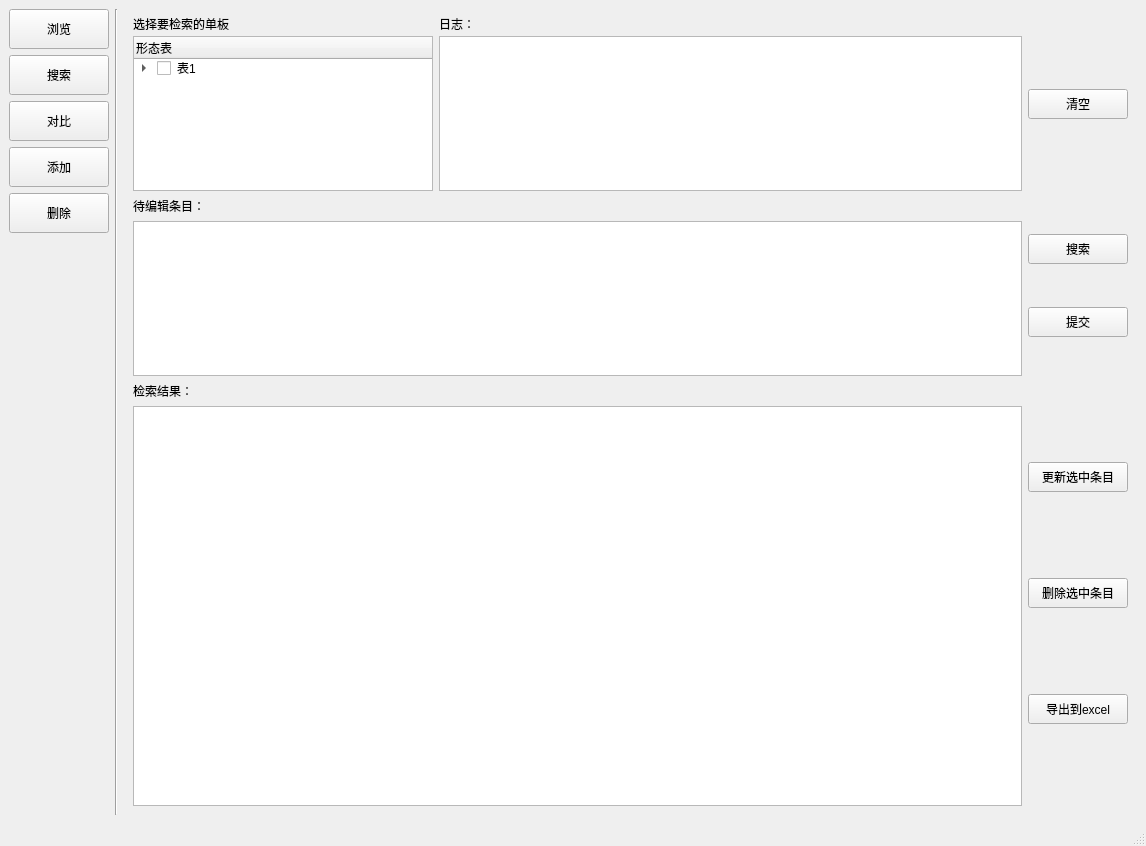
<?xml version="1.0" encoding="UTF-8"?>
<ui version="4.0">
 <class>MainWindow</class>
 <widget class="QMainWindow" name="MainWindow">
  <property name="geometry">
   <rect>
    <x>0</x>
    <y>0</y>
    <width>1142</width>
    <height>782</height>
   </rect>
  </property>
  <property name="windowTitle">
   <string>MainWindow</string>
  </property>
  <widget class="QWidget" name="centralwidget">
   <layout class="QVBoxLayout" name="verticalLayout_4">
    <item>
     <layout class="QHBoxLayout" name="horizontalLayout">
      <item>
       <layout class="QVBoxLayout" name="verticalLayout">
        <property name="sizeConstraint">
         <enum>QLayout::SetDefaultConstraint</enum>
        </property>
        <item>
         <widget class="QPushButton" name="pushButton_1">
          <property name="minimumSize">
           <size>
            <width>100</width>
            <height>40</height>
           </size>
          </property>
          <property name="text">
           <string>浏览</string>
          </property>
         </widget>
        </item>
        <item>
         <widget class="QPushButton" name="pushButton_2">
          <property name="minimumSize">
           <size>
            <width>100</width>
            <height>40</height>
           </size>
          </property>
          <property name="text">
           <string>搜索</string>
          </property>
         </widget>
        </item>
        <item>
         <widget class="QPushButton" name="pushButton_3">
          <property name="minimumSize">
           <size>
            <width>100</width>
            <height>40</height>
           </size>
          </property>
          <property name="text">
           <string>对比</string>
          </property>
         </widget>
        </item>
        <item>
         <widget class="QPushButton" name="pushButton_4">
          <property name="minimumSize">
           <size>
            <width>100</width>
            <height>40</height>
           </size>
          </property>
          <property name="text">
           <string>添加</string>
          </property>
         </widget>
        </item>
        <item>
         <widget class="QPushButton" name="pushButton_5">
          <property name="minimumSize">
           <size>
            <width>100</width>
            <height>40</height>
           </size>
          </property>
          <property name="text">
           <string>删除</string>
          </property>
         </widget>
        </item>
        <item>
         <widget class="QWidget" name="white" native="true"/>
        </item>
       </layout>
      </item>
      <item>
       <widget class="Line" name="line">
        <property name="orientation">
         <enum>Qt::Vertical</enum>
        </property>
       </widget>
      </item>
      <item>
       <widget class="QStackedWidget" name="stackedWidget_1">
        <property name="currentIndex">
         <number>3</number>
        </property>
        <widget class="QWidget" name="page_3">
         <layout class="QHBoxLayout" name="horizontalLayout_2">
          <item>
           <layout class="QVBoxLayout" name="verticalLayout_2">
            <item>
             <layout class="QFormLayout" name="formLayout">
              <item row="0" column="0">
               <widget class="QLabel" name="label_2">
                <property name="text">
                 <string>检索条件：</string>
                </property>
               </widget>
              </item>
              <item row="1" column="0">
               <widget class="QCheckBox" name="checkBox">
                <property name="text">
                 <string>业务名称</string>
                </property>
               </widget>
              </item>
              <item row="1" column="1">
               <widget class="QLineEdit" name="lineEdit_2"/>
              </item>
              <item row="2" column="0">
               <widget class="QCheckBox" name="checkBox_2">
                <property name="text">
                 <string>位宽（bit）</string>
                </property>
               </widget>
              </item>
              <item row="2" column="1">
               <widget class="QLineEdit" name="lineEdit_3">
                <property name="text">
                 <string/>
                </property>
               </widget>
              </item>
              <item row="3" column="0">
               <widget class="QCheckBox" name="checkBox_3">
                <property name="text">
                 <string>条数（K）</string>
                </property>
               </widget>
              </item>
              <item row="3" column="1">
               <widget class="QLineEdit" name="lineEdit"/>
              </item>
              <item row="4" column="0">
               <widget class="QCheckBox" name="checkBox_4">
                <property name="text">
                 <string>TID位宽</string>
                </property>
               </widget>
              </item>
              <item row="4" column="1">
               <widget class="QLineEdit" name="lineEdit_4"/>
              </item>
              <item row="5" column="0">
               <widget class="QCheckBox" name="checkBox_5">
                <property name="text">
                 <string>TID值</string>
                </property>
               </widget>
              </item>
              <item row="5" column="1">
               <widget class="QLineEdit" name="lineEdit_5"/>
              </item>
              <item row="6" column="0">
               <widget class="QCheckBox" name="checkBox_6">
                <property name="text">
                 <string>SubTid位宽</string>
                </property>
               </widget>
              </item>
              <item row="6" column="1">
               <widget class="QLineEdit" name="lineEdit_6"/>
              </item>
              <item row="7" column="0">
               <widget class="QCheckBox" name="checkBox_8">
                <property name="text">
                 <string>subTid值</string>
                </property>
               </widget>
              </item>
              <item row="7" column="1">
               <widget class="QLineEdit" name="lineEdit_7"/>
              </item>
              <item row="8" column="0">
               <widget class="QCheckBox" name="checkBox_7">
                <property name="text">
                 <string>存储位置</string>
                </property>
               </widget>
              </item>
              <item row="8" column="1">
               <widget class="QLineEdit" name="lineEdit_8"/>
              </item>
              <item row="9" column="0">
               <widget class="QCheckBox" name="checkBox_21">
                <property name="text">
                 <string>算法表ID</string>
                </property>
               </widget>
              </item>
              <item row="9" column="1">
               <widget class="QLineEdit" name="lineEdit_9"/>
              </item>
              <item row="10" column="0">
               <widget class="QCheckBox" name="checkBox_9">
                <property name="text">
                 <string>算法表规格（K）</string>
                </property>
               </widget>
              </item>
              <item row="10" column="1">
               <widget class="QLineEdit" name="lineEdit_10"/>
              </item>
              <item row="11" column="0">
               <widget class="QCheckBox" name="checkBox_22">
                <property name="text">
                 <string>动作表ID</string>
                </property>
               </widget>
              </item>
              <item row="11" column="1">
               <widget class="QLineEdit" name="lineEdit_11"/>
              </item>
              <item row="12" column="0">
               <widget class="QCheckBox" name="checkBox_10">
                <property name="text">
                 <string>测试规格（K）</string>
                </property>
               </widget>
              </item>
              <item row="12" column="1">
               <widget class="QLineEdit" name="lineEdit_12"/>
              </item>
              <item row="13" column="0">
               <widget class="QCheckBox" name="checkBox_24">
                <property name="text">
                 <string>单多播</string>
                </property>
               </widget>
              </item>
              <item row="13" column="1">
               <widget class="QLineEdit" name="lineEdit_13"/>
              </item>
              <item row="14" column="0">
               <widget class="QCheckBox" name="checkBox_12">
                <property name="text">
                 <string>index/data</string>
                </property>
               </widget>
              </item>
              <item row="14" column="1">
               <widget class="QLineEdit" name="lineEdit_14"/>
              </item>
              <item row="15" column="0">
               <widget class="QCheckBox" name="checkBox_23">
                <property name="text">
                 <string>TCAM起始地址</string>
                </property>
               </widget>
              </item>
              <item row="15" column="1">
               <widget class="QLineEdit" name="lineEdit_15"/>
              </item>
              <item row="16" column="0">
               <widget class="QCheckBox" name="checkBox_11">
                <property name="text">
                 <string>TBLM_ID</string>
                </property>
               </widget>
              </item>
              <item row="16" column="1">
               <widget class="QLineEdit" name="lineEdit_16"/>
              </item>
              <item row="17" column="0">
               <widget class="QCheckBox" name="checkBox_17">
                <property name="text">
                 <string>落地部门</string>
                </property>
               </widget>
              </item>
              <item row="17" column="1">
               <widget class="QLineEdit" name="lineEdit_17"/>
              </item>
              <item row="18" column="0">
               <widget class="QCheckBox" name="checkBox_18">
                <property name="text">
                 <string>落地负责人</string>
                </property>
               </widget>
              </item>
              <item row="18" column="1">
               <widget class="QLineEdit" name="lineEdit_18"/>
              </item>
              <item row="19" column="0">
               <widget class="QCheckBox" name="checkBox_20">
                <property name="text">
                 <string>落地情况确认</string>
                </property>
               </widget>
              </item>
              <item row="19" column="1">
               <widget class="QLineEdit" name="lineEdit_19"/>
              </item>
              <item row="20" column="0">
               <widget class="QCheckBox" name="checkBox_19">
                <property name="text">
                 <string>备注</string>
                </property>
               </widget>
              </item>
              <item row="20" column="1">
               <widget class="QLineEdit" name="lineEdit_20"/>
              </item>
              <item row="21" column="0">
               <widget class="QCheckBox" name="checkBox_13">
                <property name="text">
                 <string>server type位宽</string>
                </property>
               </widget>
              </item>
              <item row="21" column="1">
               <widget class="QLineEdit" name="lineEdit_21"/>
              </item>
              <item row="22" column="0">
               <widget class="QCheckBox" name="checkBox_14">
                <property name="text">
                 <string>server type值</string>
                </property>
               </widget>
              </item>
              <item row="22" column="1">
               <widget class="QLineEdit" name="lineEdit_22"/>
              </item>
              <item row="23" column="0">
               <widget class="QCheckBox" name="checkBox_15">
                <property name="text">
                 <string>单板名称</string>
                </property>
               </widget>
              </item>
              <item row="23" column="1">
               <widget class="QLineEdit" name="lineEdit_23"/>
              </item>
              <item row="24" column="0">
               <widget class="QCheckBox" name="checkBox_16">
                <property name="text">
                 <string>CheckBox</string>
                </property>
               </widget>
              </item>
              <item row="24" column="1">
               <widget class="QLineEdit" name="lineEdit_24"/>
              </item>
              <item row="25" column="0">
               <widget class="QCheckBox" name="checkBox_25">
                <property name="text">
                 <string>CheckBox</string>
                </property>
               </widget>
              </item>
              <item row="25" column="1">
               <widget class="QLineEdit" name="lineEdit_25"/>
              </item>
              <item row="26" column="1">
               <widget class="QDialogButtonBox" name="buttonBox">
                <property name="maximumSize">
                 <size>
                  <width>220</width>
                  <height>25</height>
                 </size>
                </property>
                <property name="orientation">
                 <enum>Qt::Horizontal</enum>
                </property>
                <property name="standardButtons">
                 <set>QDialogButtonBox::Apply|QDialogButtonBox::Reset</set>
                </property>
               </widget>
              </item>
             </layout>
            </item>
           </layout>
          </item>
          <item>
           <layout class="QVBoxLayout" name="verticalLayout_3">
            <item>
             <widget class="QLabel" name="label">
              <property name="text">
               <string>检索结果：</string>
              </property>
             </widget>
            </item>
            <item>
             <widget class="QTableWidget" name="tableWidget_2">
              <property name="minimumSize">
               <size>
                <width>700</width>
                <height>630</height>
               </size>
              </property>
             </widget>
            </item>
            <item alignment="Qt::AlignRight">
             <widget class="QPushButton" name="pushButton_10">
              <property name="minimumSize">
               <size>
                <width>100</width>
                <height>0</height>
               </size>
              </property>
              <property name="maximumSize">
               <size>
                <width>100</width>
                <height>25</height>
               </size>
              </property>
              <property name="text">
               <string>导出到Excel</string>
              </property>
             </widget>
            </item>
           </layout>
          </item>
         </layout>
        </widget>
        <widget class="QWidget" name="page_5">
         <layout class="QVBoxLayout" name="verticalLayout_5">
          <item>
           <widget class="QLabel" name="label_3">
            <property name="text">
             <string>形态表：</string>
            </property>
           </widget>
          </item>
          <item>
           <widget class="QComboBox" name="comboBox">
            <property name="maximumSize">
             <size>
              <width>200</width>
              <height>16777215</height>
             </size>
            </property>
            <property name="currentIndex">
             <number>-1</number>
            </property>
           </widget>
          </item>
          <item>
           <widget class="QLabel" name="label_4">
            <property name="text">
             <string>当前形态：</string>
            </property>
           </widget>
          </item>
          <item>
           <widget class="QTabWidget" name="tabWidget">
            <property name="tabPosition">
             <enum>QTabWidget::South</enum>
            </property>
            <property name="currentIndex">
             <number>0</number>
            </property>
            <widget class="QWidget" name="tab">
             <attribute name="title">
              <string>Tab 1</string>
             </attribute>
             <layout class="QVBoxLayout" name="verticalLayout_6">
              <item>
               <widget class="QTableWidget" name="tableWidget"/>
              </item>
             </layout>
            </widget>
            <widget class="QWidget" name="tab_2">
             <attribute name="title">
              <string>Tab 2</string>
             </attribute>
            </widget>
           </widget>
          </item>
         </layout>
        </widget>
        <widget class="QWidget" name="page"/>
        <widget class="QWidget" name="page_4">
         <layout class="QVBoxLayout" name="verticalLayout_13">
          <item>
           <layout class="QHBoxLayout" name="horizontalLayout_5">
            <item>
             <layout class="QVBoxLayout" name="verticalLayout_7">
              <property name="sizeConstraint">
               <enum>QLayout::SetFixedSize</enum>
              </property>
              <item>
               <widget class="QLabel" name="label_31">
                <property name="minimumSize">
                 <size>
                  <width>0</width>
                  <height>12</height>
                 </size>
                </property>
                <property name="maximumSize">
                 <size>
                  <width>300</width>
                  <height>12</height>
                 </size>
                </property>
                <property name="text">
                 <string>选择要检索的单板</string>
                </property>
               </widget>
              </item>
              <item>
               <widget class="QTreeWidget" name="treeWidget">
                <property name="maximumSize">
                 <size>
                  <width>300</width>
                  <height>16777215</height>
                 </size>
                </property>
                <column>
                 <property name="text">
                  <string>形态表</string>
                 </property>
                </column>
                <item>
                 <property name="text">
                  <string>表1</string>
                 </property>
                 <property name="checkState">
                  <enum>Unchecked</enum>
                 </property>
                 <item>
                  <property name="text">
                   <string>单板1</string>
                  </property>
                  <property name="checkState">
                   <enum>Unchecked</enum>
                  </property>
                 </item>
                 <item>
                  <property name="text">
                   <string>单板2</string>
                  </property>
                  <property name="checkState">
                   <enum>Unchecked</enum>
                  </property>
                 </item>
                </item>
               </widget>
              </item>
             </layout>
            </item>
            <item>
             <layout class="QVBoxLayout" name="verticalLayout_8">
              <item>
               <widget class="QLabel" name="label_33">
                <property name="minimumSize">
                 <size>
                  <width>0</width>
                  <height>12</height>
                 </size>
                </property>
                <property name="maximumSize">
                 <size>
                  <width>16777215</width>
                  <height>12</height>
                 </size>
                </property>
                <property name="text">
                 <string>日志：</string>
                </property>
               </widget>
              </item>
              <item>
               <widget class="QListWidget" name="listWidget">
                <property name="minimumSize">
                 <size>
                  <width>560</width>
                  <height>0</height>
                 </size>
                </property>
               </widget>
              </item>
             </layout>
            </item>
            <item>
             <widget class="QPushButton" name="pushButton_11">
              <property name="minimumSize">
               <size>
                <width>100</width>
                <height>30</height>
               </size>
              </property>
              <property name="maximumSize">
               <size>
                <width>100</width>
                <height>30</height>
               </size>
              </property>
              <property name="layoutDirection">
               <enum>Qt::RightToLeft</enum>
              </property>
              <property name="text">
               <string>清空</string>
              </property>
             </widget>
            </item>
           </layout>
          </item>
          <item>
           <layout class="QHBoxLayout" name="horizontalLayout_3">
            <item>
             <layout class="QVBoxLayout" name="verticalLayout_9">
              <item>
               <widget class="QLabel" name="label_32">
                <property name="text">
                 <string>待编辑条目：</string>
                </property>
               </widget>
              </item>
              <item>
               <widget class="QTableWidget" name="tableWidget_3"/>
              </item>
             </layout>
            </item>
            <item>
             <layout class="QVBoxLayout" name="verticalLayout_11">
              <item>
               <widget class="QPushButton" name="pushButton_6">
                <property name="minimumSize">
                 <size>
                  <width>100</width>
                  <height>30</height>
                 </size>
                </property>
                <property name="maximumSize">
                 <size>
                  <width>100</width>
                  <height>30</height>
                 </size>
                </property>
                <property name="text">
                 <string>搜索</string>
                </property>
               </widget>
              </item>
              <item>
               <widget class="QPushButton" name="pushButton">
                <property name="minimumSize">
                 <size>
                  <width>100</width>
                  <height>30</height>
                 </size>
                </property>
                <property name="maximumSize">
                 <size>
                  <width>100</width>
                  <height>30</height>
                 </size>
                </property>
                <property name="contextMenuPolicy">
                 <enum>Qt::ActionsContextMenu</enum>
                </property>
                <property name="text">
                 <string>提交</string>
                </property>
               </widget>
              </item>
             </layout>
            </item>
           </layout>
          </item>
          <item>
           <layout class="QHBoxLayout" name="horizontalLayout_4">
            <item>
             <layout class="QVBoxLayout" name="verticalLayout_10">
              <item>
               <widget class="QLabel" name="label_5">
                <property name="text">
                 <string>检索结果：</string>
                </property>
               </widget>
              </item>
              <item>
               <widget class="QTableWidget" name="tableWidget_4">
                <property name="minimumSize">
                 <size>
                  <width>0</width>
                  <height>400</height>
                 </size>
                </property>
               </widget>
              </item>
             </layout>
            </item>
            <item>
             <layout class="QVBoxLayout" name="verticalLayout_12">
              <property name="spacing">
               <number>6</number>
              </property>
              <property name="sizeConstraint">
               <enum>QLayout::SetMaximumSize</enum>
              </property>
              <item>
               <widget class="QPushButton" name="pushButton_9">
                <property name="minimumSize">
                 <size>
                  <width>100</width>
                  <height>30</height>
                 </size>
                </property>
                <property name="maximumSize">
                 <size>
                  <width>100</width>
                  <height>30</height>
                 </size>
                </property>
                <property name="text">
                 <string>更新选中条目</string>
                </property>
               </widget>
              </item>
              <item>
               <widget class="QPushButton" name="pushButton_8">
                <property name="minimumSize">
                 <size>
                  <width>100</width>
                  <height>30</height>
                 </size>
                </property>
                <property name="maximumSize">
                 <size>
                  <width>100</width>
                  <height>30</height>
                 </size>
                </property>
                <property name="layoutDirection">
                 <enum>Qt::RightToLeft</enum>
                </property>
                <property name="autoFillBackground">
                 <bool>true</bool>
                </property>
                <property name="text">
                 <string>删除选中条目</string>
                </property>
               </widget>
              </item>
              <item>
               <widget class="QPushButton" name="pushButton_7">
                <property name="minimumSize">
                 <size>
                  <width>100</width>
                  <height>30</height>
                 </size>
                </property>
                <property name="maximumSize">
                 <size>
                  <width>100</width>
                  <height>30</height>
                 </size>
                </property>
                <property name="text">
                 <string>导出到excel</string>
                </property>
               </widget>
              </item>
             </layout>
            </item>
           </layout>
          </item>
         </layout>
        </widget>
       </widget>
      </item>
     </layout>
    </item>
   </layout>
  </widget>
  <widget class="QMenuBar" name="menubar">
   <property name="geometry">
    <rect>
     <x>0</x>
     <y>0</y>
     <width>1142</width>
     <height>23</height>
    </rect>
   </property>
  </widget>
  <widget class="QStatusBar" name="statusbar"/>
 </widget>
 <resources/>
 <connections/>
</ui>
